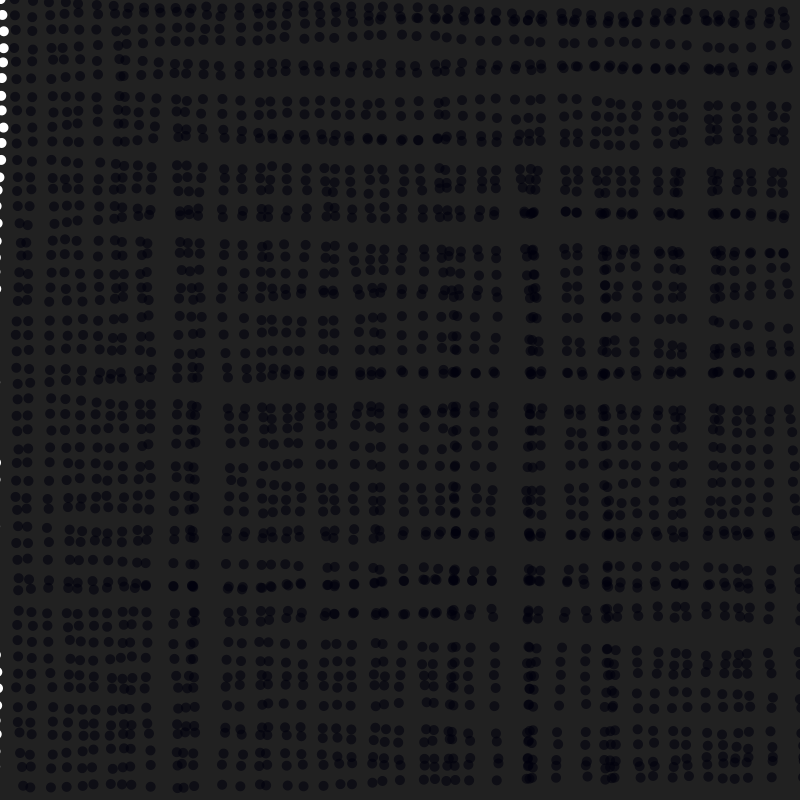
Frame 1 (no input)
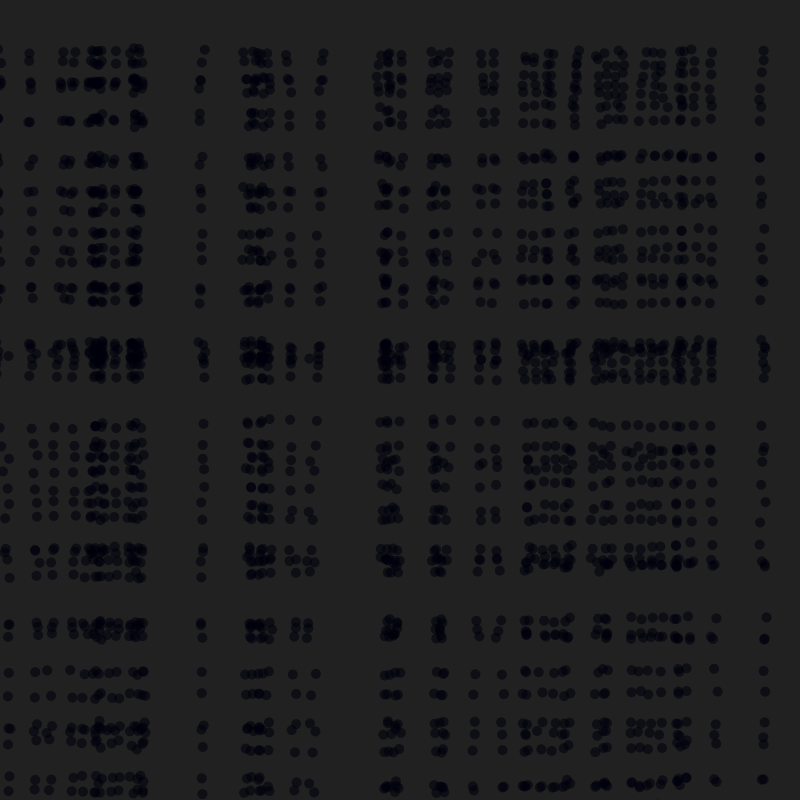
Frame 60 (the mouse pressed at the canvas centre just before this capture)
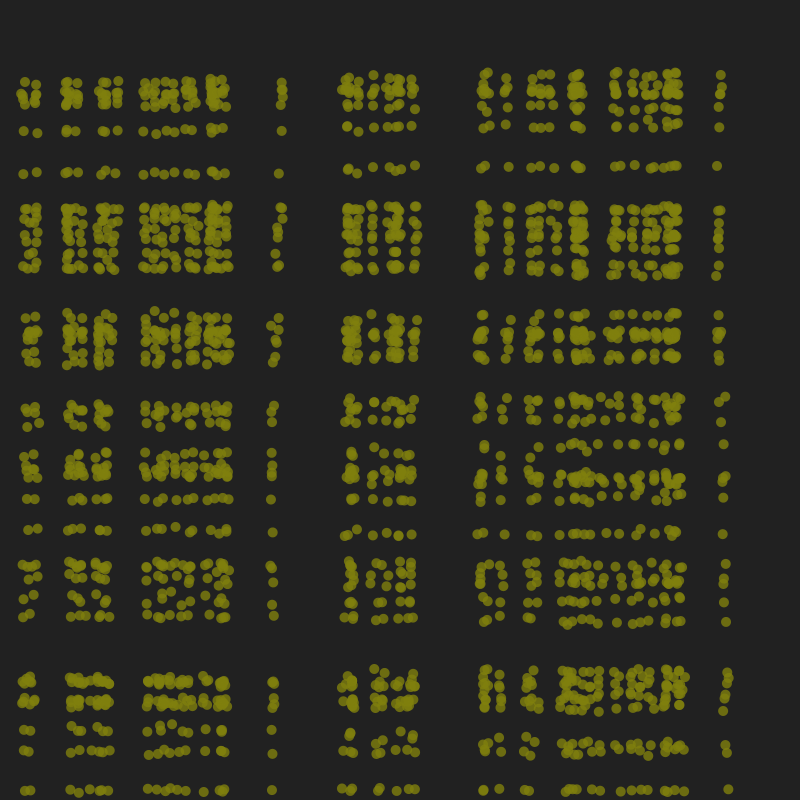
Frame 120 (the mouse held since frame 60 and released just before this capture)

The Processing sketch that drew these frames (run headless with seeded random() and noise(); from frame 60 on, the mouse is pressed at the canvas centre):

// Processing sketch: week5_array02
// ── week5_array02.pde

// Code 1 FA_18
// Bryan Ma

// use the foundation of the last code challenge, and instead of drawing 5 ellipses, 
// draw a large number of shapes (ellipses or whatever) using a larger array to store their x positions.
// use map to affect the parameters of them being drawn, like size or color.

// once you've done that, try adding another corresponding array to store their y positions.

// finally, try modifying the values you've stored every frame to make the shapes change their positions somehow.

float []x= new float [100];
float []y=new float [100];

  
void setup(){
 size(800,800);
 noStroke();
 for (int ix=0; ix<100;ix++ ) { 
 for (int iy=0; iy<100;iy++ ){
 x[ix]=map(ix,0,100,0,width);
  y[iy]=map(iy,0,100,0,height);}
 }
}



void draw() {
  background(33,33,33);
int r= int(map(mouseX, 0, width,0,255));
int g= int(map(mouseY, 0, height,0,255));
int o= int(map(mouseY,0,height,150,255));
  for (int ix=0; ix<100; ix+=2) {
  //float xPos = map(i, 0, 100, 0, width);
  //float yPos=map(i, 0, 100, 0, height);
for (int iy=0; iy<100; iy+=2) 
  ellipse(x[ix]+=random(-2,2), y[iy]+=random(-2,2), 10,10);
  fill (r,g,12,o);
}}
